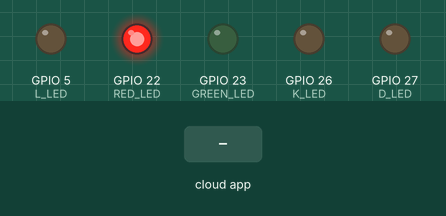
A sketch run on a simulated ESP8266 (NodeMCU). Parts: output pins drawn as LEDs (lit = HIGH). The test bench sets the inputs (shaded band). WiFi joins after 1.5 s; servers stay silent unless stated; random numbers use the default seed unless the sketch sets one; no MQTT or app messages arrive unless stated; what the sketch prints to the serial monitor is not drawn.

Above: at 2.7 s.
2.8 s: the phone or cloud app sets 60cccb918cf8a303b93a07b8 to 1
At 3.4 s:
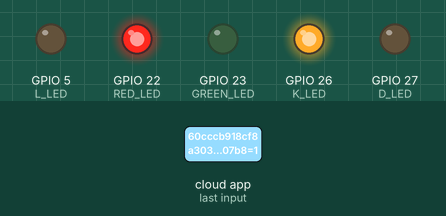
4.3 s: the phone or cloud app sets 60cc9e4a2a231603cf26dcc7 to 1
At 5.5 s:
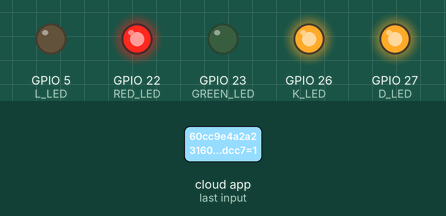
5.8 s: the phone or cloud app sets 60cc9aaf2a231603cf26dca3 to 1
At 6.8 s:
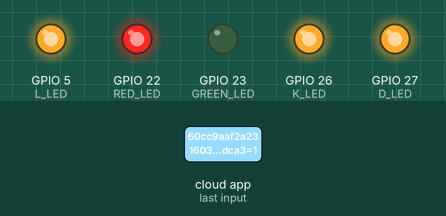
7.3 s: the phone or cloud app sets 60cccb918cf8a303b93a07b8 to 0
At 8.0 s:
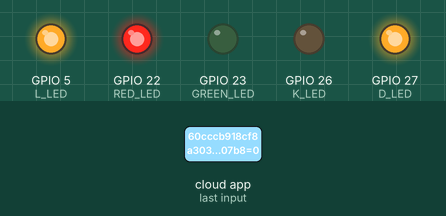
8.8 s: the phone or cloud app sets 60cc9e4a2a231603cf26dcc7 to 0
At 9.1 s:
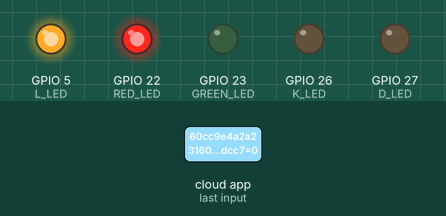
10.3 s: the phone or cloud app sets 60cccb918cf8a303b93a07b8 to 1
At 11.5 s:
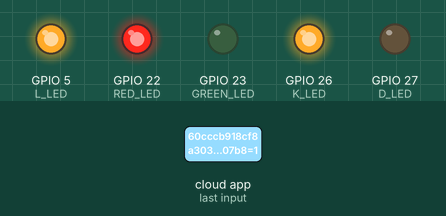
Timing chart, 0 to 12.8 s (numbered marks = the images above; inputs shaded):
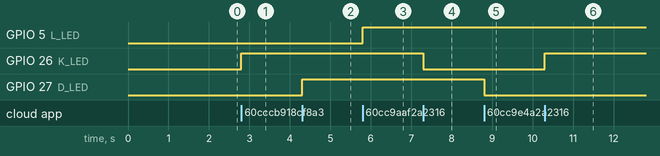

Measured:
- after the input at 2.8 s, GPIO 26 (K_LED): LOW → HIGH at once
- after the input at 4.3 s, GPIO 27 (D_LED): LOW → HIGH at once
- after the input at 5.8 s, GPIO 5 (L_LED): LOW → HIGH at once
- after the input at 7.3 s, GPIO 26 (K_LED): HIGH → LOW at once
- after the input at 8.8 s, GPIO 27 (D_LED): HIGH → LOW at once
- after the input at 10.3 s, GPIO 26 (K_LED): LOW → HIGH at once

The sketch:

sinric_board1.ino
```cpp
/*
 * If you encounter any issues:
 * - check the readme.md at https://github.com/sinricpro/esp8266-esp32-sdk/blob/master/README.md
 * - ensure all dependent libraries are installed
 *   - see https://github.com/sinricpro/esp8266-esp32-sdk/blob/master/README.md#arduinoide
 *   - see https://github.com/sinricpro/esp8266-esp32-sdk/blob/master/README.md#dependencies
 * - open serial monitor and check whats happening
 * - check full user documentation at https://sinricpro.github.io/esp8266-esp32-sdk
 * - visit https://github.com/sinricpro/esp8266-esp32-sdk/issues and check for existing issues or open a new one
 */
//#define ESP32
// Uncomment the following line to enable serial debug output
#define ENABLE_DEBUG

#ifdef ENABLE_DEBUG
       #define DEBUG_ESP_PORT Serial
       #define NODEBUG_WEBSOCKETS
       #define NDEBUG
#endif
#ifdef ESP8266
       #include <ESP8266WiFi.h>
#endif
#ifdef ESP32
       #include <WiFi.h>
#endif

//#include <Arduino.h>

#include "SinricPro.h"
#include "SinricProLight.h"
#include <PubSubClient.h>

#define SERVER          "test.mosquitto.org"
#define PORT            1883

#define RED_LED         22
#define GREEN_LED       23

#define WIFI_SSID         "TNI_ROBOT_WIFI"
#define WIFI_PASS         "tnieng406"
#define APP_KEY_1           "e78da579-8001-4b78-95a9-d4fcfa779b64"
#define APP_SECRET_1        "97862b77-3915-42d7-89bd-68d12931e1b7-3dc233e9-ef03-4511-a3fb-d220b7c45bf0"
#define K_ID                "60cccb918cf8a303b93a07b8"    // Should look like "5dc1564130xxxxxxxxxxxxxx"
#define L_ID                "60cc9aaf2a231603cf26dca3"    // Should look like "5dc1564130xxxxxxxxxxxxxx"
#define D_ID                "60cc9e4a2a231603cf26dcc7"

#define BAUD_RATE         9600                // Change baudrate to your need

//#define BAUD_RATE         115200                // Change baudrate to your need

#define L_LED       5
#define D_LED       27
#define K_LED       26


WiFiClient espClient;
PubSubClient client(espClient);

String name_set[3] = {"Teeraphat Kullanankanjana\n",
                  "Thanaporn Sanamontre\n",
                  "Chayakotchamon Boonsanong\n"};

void reconnectmqttserver() {
  while (!client.connected()) {
    Serial.print("Attempting MQTT connection...");
    String clientId = "ESP32Client-";
    clientId += String(random(0xffff), HEX);
    if (client.connect(clientId.c_str())) {
      Serial.println("connected");
      client.subscribe("TNI-Robot/ntt");
    } else {
      Serial.print("failed, rc=");
      Serial.print(client.state());
      Serial.println(" try again in 5 seconds");
      delay(5000);
    }
  }
}

void callback(char* topic, byte* payload, unsigned int length) {
  String MQTT_DATA = "";
  int led;
  for (int i=0;i<length;i++) {
   MQTT_DATA += (char)payload[i];}
   Serial.println(MQTT_DATA);
  if(check(MQTT_DATA) == 0)
  {
    digitalWrite(RED_LED,LOW);
    digitalWrite(GREEN_LED,HIGH);
  }
  delay(5000);
  digitalWrite(GREEN_LED,LOW);
  digitalWrite(RED_LED,HIGH);
}

int check(String name)
{
  int rc = 1;
  for(int i = 0; i < 3; i++)
    {
      if(name == name_set[i])
      rc = 0;
    }
    return rc;
}

bool onPowerState(const String &deviceId, bool &state) {
    if(deviceId==K_ID){
//       Serial.printf("Device %s power turned %s \r\n", deviceId.c_str(), state?"on":"off");
      if(state){
        digitalWrite(K_LED,HIGH);
        Serial.println("RED LIGHT TURNED ON");
      }
      else{
        digitalWrite(K_LED,LOW);
        }
    }
    else if(deviceId==L_ID){
//       Serial.printf("Device %s power turned %s \r\n", deviceId.c_str(), state?"on":"off");
      if(state){
        digitalWrite(L_LED,HIGH);
      }
      else{
        digitalWrite(L_LED,LOW);
        }
    }
      else if(deviceId==D_ID){
//       Serial.printf("Device %s power turned %s \r\n", deviceId.c_str(), state?"on":"off");
      if(state){
        digitalWrite(D_LED,HIGH);
      }
      else{
        digitalWrite(D_LED,LOW);
        }
    }
  return true; // request handled properly
}

void setupWiFi() {
  Serial.printf("\r\n[Wifi]: Connecting");
  WiFi.begin(WIFI_SSID, WIFI_PASS);

  while (WiFi.status() != WL_CONNECTED) {
    Serial.printf(".");
    delay(250);
  }
  IPAddress localIP = WiFi.localIP();
//  Serial.printf("connected!\r\n[WiFi]: IP-Address is %d.%d.%d.%d\r\n", localIP[0], localIP[1], localIP[2], localIP[3]);
  Serial.println("connected!");
  Serial.print("[WiFi]: IP-Address is ");
  Serial.print(localIP[0]);
  Serial.print(".");
  Serial.print(localIP[1]);
  Serial.print(".");
  Serial.print(localIP[2]);
  Serial.print(".");
  Serial.print(localIP[3]);

}

void setupSinricPro() {
  // get a new Light device from SinricPro
  SinricProLight &myLight1 = SinricPro[K_ID];
  SinricProLight &myLight2 = SinricPro[D_ID];
  SinricProLight &myLight3 = SinricPro[L_ID];

  // set callback function to RED LIGHT
  myLight1.onPowerState(onPowerState);

    // set callback function to RED LIGHT
  myLight2.onPowerState(onPowerState);

   // set callback function to RED LIGHT
  myLight3.onPowerState(onPowerState);

  // setup SinricPro
  SinricPro.onConnected([](){ Serial.println("Connected to SinricPro"); });
  SinricPro.onDisconnected([](){ Serial.println("Disconnected from SinricPro"); });
  SinricPro.begin(APP_KEY_1, APP_SECRET_1);
/*---------------------------------------------------------------------*/
}

// main setup function
void setup() {
  Serial.begin(BAUD_RATE); Serial.println("");
  pinMode(L_LED,OUTPUT);
  pinMode(D_LED,OUTPUT);
  pinMode(K_LED,OUTPUT);

  pinMode(RED_LED, OUTPUT);
  pinMode(GREEN_LED, OUTPUT);
  digitalWrite(RED_LED,HIGH);
  setupWiFi();
  setupSinricPro();
  client.setServer(SERVER, PORT);
  client.setCallback(callback);
}

void loop() {
  SinricPro.handle();

  if(!client.connected()) {
    reconnectmqttserver();
  }
  client.loop();
}
```
